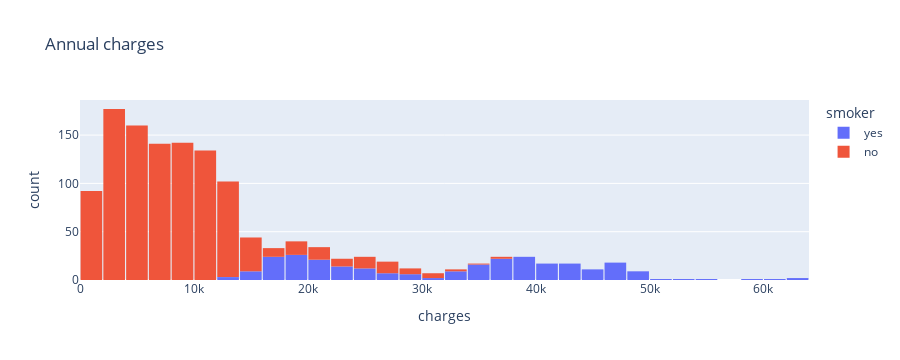

Notebook code cell kept with this figure:
### Code cell
fig = px.histogram(medical_df,
             x='charges',

             title = 'Annual charges',
             color='smoker')
fig.update_layout(bargap=0.05)
fig.show()

### Figure 1 — Plotly figure (JSON) as saved in the notebook; plotly's stock layout.template omitted (floating-point values rounded to 4 significant figures; data arrays with more than 128 entries replaced by an {"elided": "..."} marker saying what was removed)
{"data": [{"alignmentgroup": "True", "bingroup": "x", "hovertemplate": "smoker=yes<br>charges=%{x}<br>count=%{y}<extra></extra>", "legendgroup": "yes", "marker": {"color": "#636efa", "pattern": {"shape": ""}}, "name": "yes", "offsetgroup": "yes", "orientation": "v", "showlegend": true, "type": "histogram", "x": {"elided": "274 float values"}, "xaxis": "x", "yaxis": "y"}, {"alignmentgroup": "True", "bingroup": "x", "hovertemplate": "smoker=no<br>charges=%{x}<br>count=%{y}<extra></extra>", "legendgroup": "no", "marker": {"color": "#EF553B", "pattern": {"shape": ""}}, "name": "no", "offsetgroup": "no", "orientation": "v", "showlegend": true, "type": "histogram", "x": {"elided": "1064 float values"}, "xaxis": "x", "yaxis": "y"}], "layout": {"bargap": 0.05, "barmode": "relative", "height": 360, "legend": {"title": {"text": "smoker"}, "tracegroupgap": 0}, "title": {"text": "Annual charges"}, "xaxis": {"anchor": "y", "autorange": true, "domain": [0, 1], "range": [0, 64000], "title": {"text": "charges"}, "type": "linear"}, "yaxis": {"anchor": "x", "autorange": true, "domain": [0, 1], "range": [0, 186.3], "title": {"text": "count"}}}}
